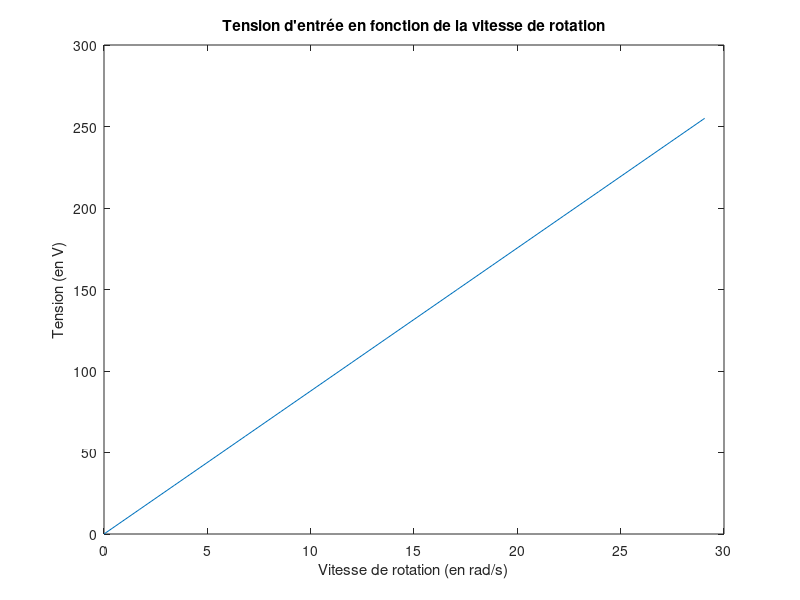
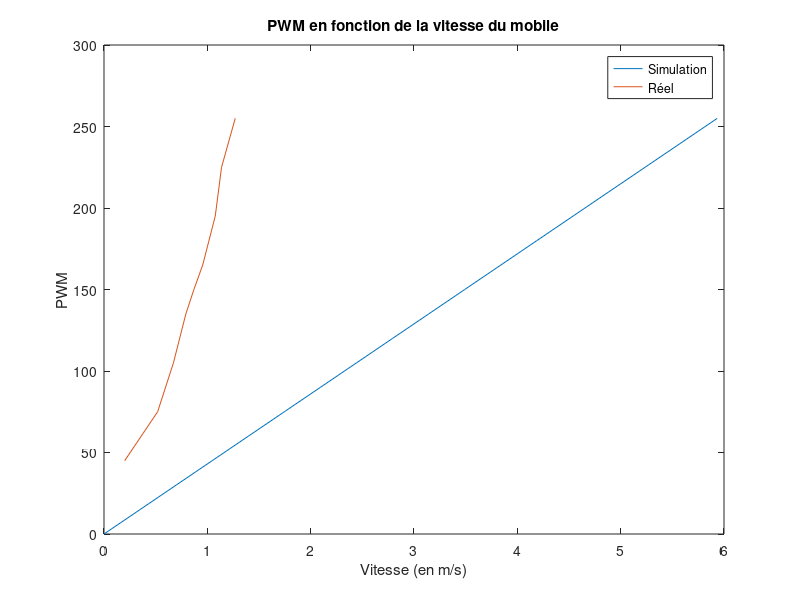

These charts were generated, in order, by the following MATLAB code:
close
clear
clc

r = 0.065/2;

PWM = 0:15:255;

U = 12; % Tension en V
I = 0.19; % Intensité en A
P_max = I*U; % Puissance en W
C = 0.0784532; % Couple en Nm
R = 1/48; % Gear ratio

w_max = P_max/C;    % vitesse de rotation à vide rad/s

disp(['Vitesse à vide : ' num2str(w_max) ' rad/s'])

w_max = w_max/2*pi; % vitesse de rotation à vide tr/s
w_max = w_max*R;    % vitesse de rotation après réducteur tr/s

disp(['Vitesse à vide : ' num2str(w_max*2*pi) ' tr/s'])

disp(['Puissance max : ' num2str(P_max) ' W'])


P = PWM*P_max/255;  % puisssance selon la valeur du PWM

w = P/C;    % vitesse de rotation

figure
plot(w,PWM)
title("Tension d'entrée en fonction de la vitesse de rotation")
xlabel('Vitesse de rotation (en rad/s)')
ylabel('Tension (en V)')

v = 2*pi*w*r;   % vitesse en m/s

pwm = [45 75 105 135 150 165 195 225 255];
temps = 2.00;   % en secondes
distance = [0.401 1.038 1.344 1.584 1.740 1.910 2.153 2.275 2.54]; % en mètre
vitesse = distance/temps;

figure
plot(v,PWM)
hold on
plot(vitesse,pwm);
title('PWM en fonction de la vitesse du mobile')
xlabel('Vitesse (en m/s)')
ylabel('PWM')
legend('Simulation','Réel')